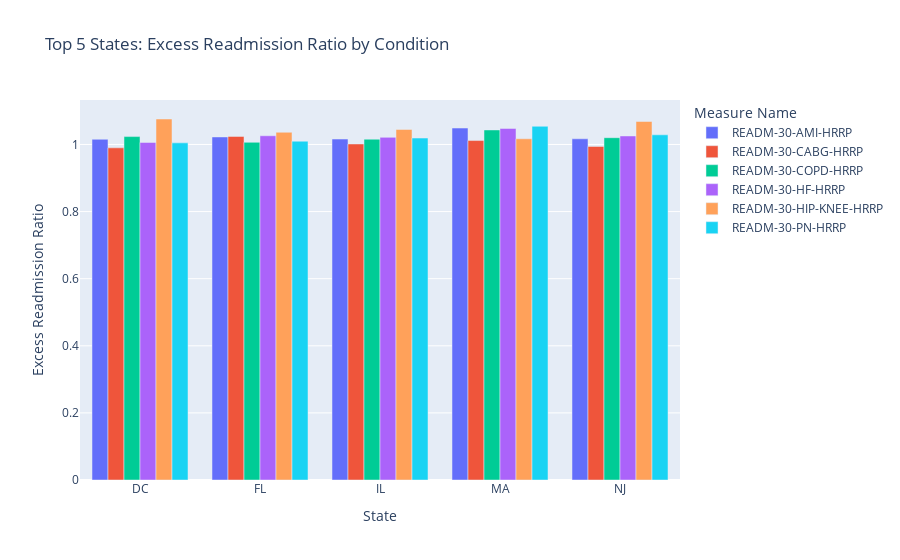

Notebook code for this chart:
### Code cell
# Average ratio by state and condition
state_condition = (
    df.groupby(["State", "Measure Name"])["Excess Readmission Ratio"]
    .mean()
    .reset_index()
)

# Focus only on the top 5 worst states you found
worst_states = ["MA", "NJ", "IL", "DC", "FL"]
subset = state_condition[state_condition["State"].isin(worst_states)]

fig = px.bar(
    subset,
    x="State",
    y="Excess Readmission Ratio",
    color="Measure Name",
    barmode="group",
    title="Top 5 States: Excess Readmission Ratio by Condition"
)
fig.show()

### Figure 1 — Plotly figure (JSON) as saved in the notebook; plotly's stock layout.template omitted (floating-point values rounded to 4 significant figures)
{"data": [{"alignmentgroup": "True", "hovertemplate": "Measure Name=READM-30-AMI-HRRP<br>State=%{x}<br>Excess Readmission Ratio=%{y}<extra></extra>", "legendgroup": "READM-30-AMI-HRRP", "marker": {"color": "#636efa", "pattern": {"shape": ""}}, "name": "READM-30-AMI-HRRP", "offsetgroup": "READM-30-AMI-HRRP", "orientation": "v", "showlegend": true, "textposition": "auto", "type": "bar", "x": ["DC", "FL", "IL", "MA", "NJ"], "xaxis": "x", "y": [1.015, 1.022, 1.016, 1.049, 1.017], "yaxis": "y"}, {"alignmentgroup": "True", "hovertemplate": "Measure Name=READM-30-CABG-HRRP<br>State=%{x}<br>Excess Readmission Ratio=%{y}<extra></extra>", "legendgroup": "READM-30-CABG-HRRP", "marker": {"color": "#EF553B", "pattern": {"shape": ""}}, "name": "READM-30-CABG-HRRP", "offsetgroup": "READM-30-CABG-HRRP", "orientation": "v", "showlegend": true, "textposition": "auto", "type": "bar", "x": ["DC", "FL", "IL", "MA", "NJ"], "xaxis": "x", "y": [0.99, 1.024, 1.002, 1.012, 0.9942], "yaxis": "y"}, {"alignmentgroup": "True", "hovertemplate": "Measure Name=READM-30-COPD-HRRP<br>State=%{x}<br>Excess Readmission Ratio=%{y}<extra></extra>", "legendgroup": "READM-30-COPD-HRRP", "marker": {"color": "#00cc96", "pattern": {"shape": ""}}, "name": "READM-30-COPD-HRRP", "offsetgroup": "READM-30-COPD-HRRP", "orientation": "v", "showlegend": true, "textposition": "auto", "type": "bar", "x": ["DC", "FL", "IL", "MA", "NJ"], "xaxis": "x", "y": [1.024, 1.006, 1.016, 1.043, 1.02], "yaxis": "y"}, {"alignmentgroup": "True", "hovertemplate": "Measure Name=READM-30-HF-HRRP<br>State=%{x}<br>Excess Readmission Ratio=%{y}<extra></extra>", "legendgroup": "READM-30-HF-HRRP", "marker": {"color": "#ab63fa", "pattern": {"shape": ""}}, "name": "READM-30-HF-HRRP", "offsetgroup": "READM-30-HF-HRRP", "orientation": "v", "showlegend": true, "textposition": "auto", "type": "bar", "x": ["DC", "FL", "IL", "MA", "NJ"], "xaxis": "x", "y": [1.006, 1.026, 1.021, 1.048, 1.025], "yaxis": "y"}, {"alignmentgroup": "True", "hovertemplate": "Measure Name=READM-30-HIP-KNEE-HRRP<br>State=%{x}<br>Excess Readmission Ratio=%{y}<extra></extra>", "legendgroup": "READM-30-HIP-KNEE-HRRP", "marker": {"color": "#FFA15A", "pattern": {"shape": ""}}, "name": "READM-30-HIP-KNEE-HRRP", "offsetgroup": "READM-30-HIP-KNEE-HRRP", "orientation": "v", "showlegend": true, "textposition": "auto", "type": "bar", "x": ["DC", "FL", "IL", "MA", "NJ"], "xaxis": "x", "y": [1.076, 1.036, 1.045, 1.017, 1.069], "yaxis": "y"}, {"alignmentgroup": "True", "hovertemplate": "Measure Name=READM-30-PN-HRRP<br>State=%{x}<br>Excess Readmission Ratio=%{y}<extra></extra>", "legendgroup": "READM-30-PN-HRRP", "marker": {"color": "#19d3f3", "pattern": {"shape": ""}}, "name": "READM-30-PN-HRRP", "offsetgroup": "READM-30-PN-HRRP", "orientation": "v", "showlegend": true, "textposition": "auto", "type": "bar", "x": ["DC", "FL", "IL", "MA", "NJ"], "xaxis": "x", "y": [1.005, 1.01, 1.019, 1.054, 1.029], "yaxis": "y"}], "layout": {"barmode": "group", "legend": {"title": {"text": "Measure Name"}, "tracegroupgap": 0}, "title": {"text": "Top 5 States: Excess Readmission Ratio by Condition"}, "xaxis": {"anchor": "y", "domain": [0, 1], "title": {"text": "State"}}, "yaxis": {"anchor": "x", "domain": [0, 1], "title": {"text": "Excess Readmission Ratio"}}}}
